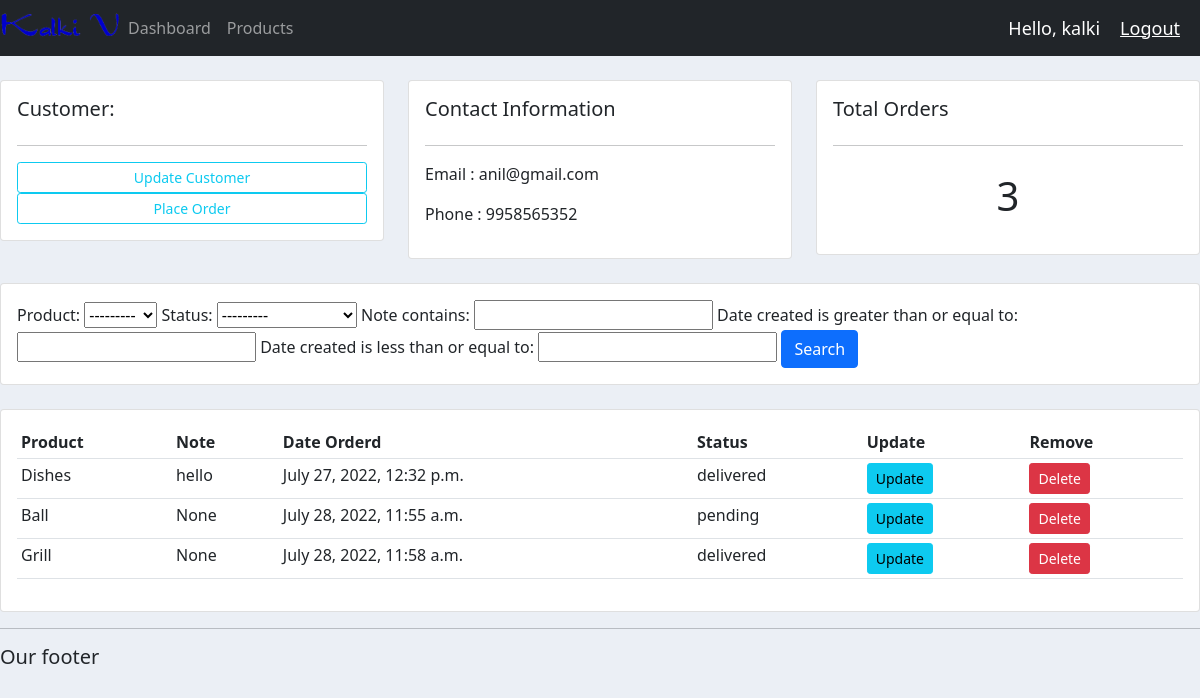
The app's page /customer/1/ (signed in) with its own data.
### app/models.py (models this page shows, shortened)
class Customer(models.Model):
    user = models.OneToOneField(User, null=True, blank=True, on_delete=models.CASCADE)
    name = models.CharField(max_length=50)
    phone = models.CharField(max_length=50)
    email = models.CharField(max_length=50)
    profile_pic = models.ImageField(default="profile.png", null=True, blank=True)
    date_created = models.DateTimeField(auto_now_add=True, null=True)

class Order(models.Model):
    STATUS = (
        ('pending', 'Pending'),
        ('out of delevery', 'Out of Delevery'),
        ('delivered' , 'Delivered'),
    )
    customer = models.ForeignKey("Customer", null=True, on_delete=models.SET_NULL)
    product = models.ForeignKey("Product", null=True, on_delete=models.SET_NULL)
    date_created = models.DateTimeField(auto_now_add=True, null=True)
    status = models.CharField(max_length=50, choices=STATUS)
    note = models.CharField(max_length=1000, null=True)

class Product(models.Model):
    CATEGORIES = (
        ('out door', 'Out Door'),
        ('indoor', 'Indoor'),
        ('fashion', 'Fashion'),
        ('mobiles', 'Mobiles'),
    )
    name = models.CharField(max_length=50)
    price = models.FloatField(null=True)
    category = models.CharField(max_length=50, choices=CATEGORIES)
    discripotion = models.CharField(max_length=50, blank=True)
    date_created = models.DateTimeField(auto_now_add=True, null=True)
    tags = models.ManyToManyField(Tag)
    def __str__(self):
        return self.name

### app/decorators.py (the view)
        def warpper_func(request, *args, **kwargs):
            group = None
            if request.user.groups.exists():
                group = request.user.groups.all()[0].name
            if group in allowed_roles:
                return view_func(request, *args, **kwargs)
            else:
                return HttpResponse('you are not to view this page')

### app/views.py (called while the page is built)
@login_required(login_url='login')
@allowed_users(allowed_roles=['admin'])
def customer(request, pk):
    customer = models.Customer.objects.get(id=pk)
    order = customer.order_set.all()
    order_count = order.count()
    myFilter = OrderFilter(request.GET, queryset=order)
    order = myFilter.qs
    context = {'customer':customer, 'order':order, 'order_count':order_count, 'myFilter':myFilter}
    return render(request, 'customer.html', context)

### app/templates/customer.html
{% extends 'main.html' %}
{% block content %}
<br>
<div class="row">
	<div class="col-md">
		<div class="card card-body">
			<h5>Customer:</h5>
			<hr>
			<a class="btn btn-outline-info  btn-sm btn-block" href="">Update Customer</a>
			<a class="btn btn-outline-info  btn-sm btn-block" href="{% url 'create_order' customer.id %}">Place Order</a>
		</div>
	</div>
	<div class="col-md">
		<div class="card card-body">
			<h5>Contact Information</h5>
			<hr>
			<p>Email : {{customer.email}} </p>
			<p>Phone : {{customer.phone}} </p>
		</div>
	</div>
	<div class="col-md">
		<div class="card card-body">
			<h5>Total Orders</h5>
			<hr>
			<h1 style="text-align: center;padding: 10px">{{order_count}}</h1>
		</div>
	</div>
</div>
<br>
<div class="row">
	<div class="col">
		<div class="card card-body">
			<form method="get">
			{{myFilter.form}}
		    <button class="btn btn-primary" type="submit">Search</button>
		  </form>
		</div>
	</div>
</div>
<br>
<div class="row">
	<div class="col-md">
		<div class="card card-body">
			<table class="table table-sm">
				<tr>
					<th>Product</th>
					<th>Note</th>
					<th>Date Orderd</th>
					<th>Status</th>
					<th>Update</th>
					<th>Remove</th>
				</tr>
				{% for order in order  %}
					<tr>
						<td>{{order.product}}</td>
						<td>{{order.note}}</td>
						<td>{{order.date_created}}</td>
						<td>{{order.status}}</td>
						<td><a class="btn btn-sm btn-info" href="{% url 'update_order' order.id %}">Update</a></td>
						<td><a class="btn btn-sm btn-danger" href="{% url 'delete_order' order.id %}">Delete</a></td>
					</tr>
				{% endfor %}
			</table>
		</div>
	</div>
</div>
{% endblock %}

### app/templates/navbar.html (shortened to what this page needs)
{% load static %}
<nav class="navbar navbar-expand-lg navbar-dark bg-dark">
    <img src="{% static 'images/logo.png' %}" width='120' height='30'>
    <div class="collapse navbar-collapse" id="navbarNav">
      <ul class="navbar-nav">
        {% if request.user.is_staff %}
        <li class="nav-item active">
          <a class="nav-link" href="{% url 'home' %}">Dashboard</a>
        </li>
        <li class="nav-item">
          <a class="nav-link" href="{% url 'products' %}">Products</a>
        </li>
        {% else %}
        <li class="nav-item">
          <a class="nav-link" href="{% url 'account' %}">Settings</a>
        </li>
        {% endif %}
       </ul>
    </div>
    <span class="hello-msg">Hello, {{request.user}}</span>
    <span><a class="hello-msg" href="{% url 'logout' %}">Logout</a></span>
  </nav>

### static/css/main.css (style rules this page uses)
body { background-color: #ebeff5; }

### app/templates/navbar.html (style rules this page uses)
.hello-msg { font-size: 18px; color: #fff; margin-right: 20px; }

### records on screen
Customer: email "anil@gmail.com", phone "9958565352"
Order: product "Dishes", note "hello", date_created "July 27, 2022, 12:32 p.m.", status "delivered"
Order: product "Ball", note "None", date_created "July 28, 2022, 11:55 a.m.", status "pending"
Order: product "Grill", note "None", date_created "July 28, 2022, 11:58 a.m.", status "delivered"

### other values on screen
{{ request.user }} "kalki"
{{ order_count }} "3"
